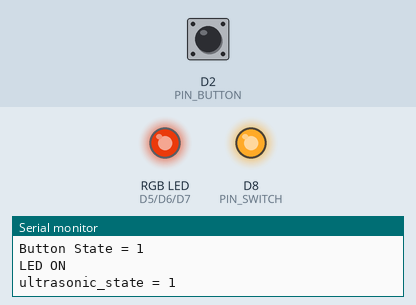
Recording of a sketch running on a simulated ESP8266 (NodeMCU). Parts: an RGB LED mixed from three pins (HIGH = lit), output pins drawn as LEDs (lit = HIGH), the last lines printed to the serial monitor. Dashed ring = blinking. The inputs (shaded band) are chosen by the test bench; at power-on: D2 (PIN_BUTTON) HIGH. Dim RGB values are drawn brighter than linear; random numbers use the default seed unless the sketch sets one.

Above: at 1.26 s.
1.3 s: D2 (PIN_BUTTON) pulled LOW for 0.15 s
At 2.0 s:
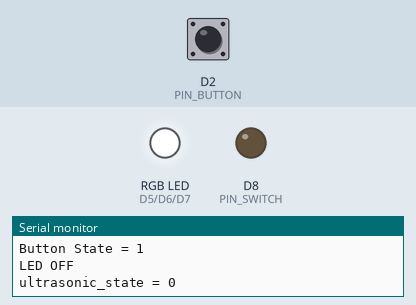
3.0 s: D2 (PIN_BUTTON) pulled LOW for 1 s
At 4.06 s:
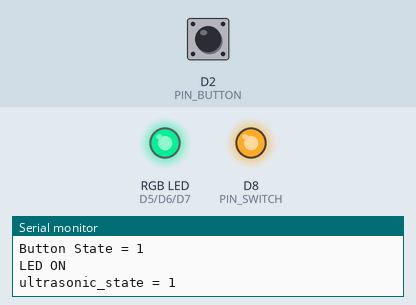
6.0 s: D2 (PIN_BUTTON) pulled LOW for 3.2 s
At 9.7 s:
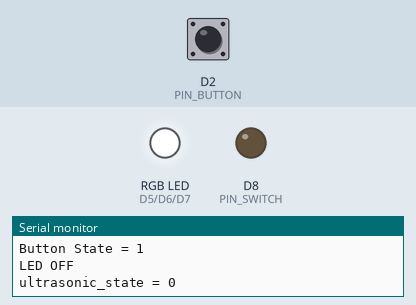
10.7 s: D2 (PIN_BUTTON) pulled LOW for 0.15 s
At 10.91 s:
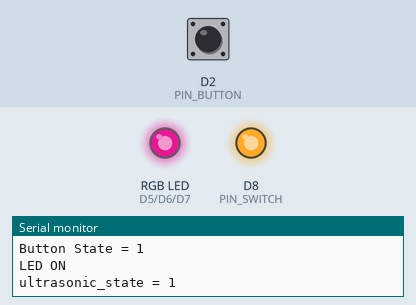
13.7 s: D2 (PIN_BUTTON) pulsed LOW 5 times (0.12 s each, 0.3 s apart)
At 14.38 s:
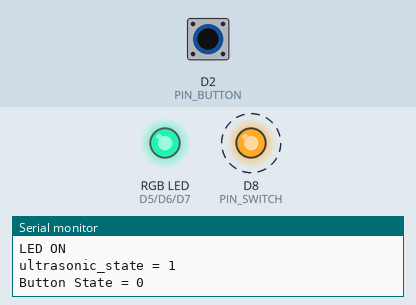
16.7 s: D2 (PIN_BUTTON) pulled LOW for 0.15 s
At 18.12 s:
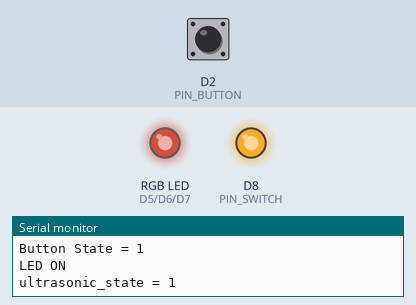
Timing chart, 0 to 23.2 s (numbered marks = the images above; inputs shaded):
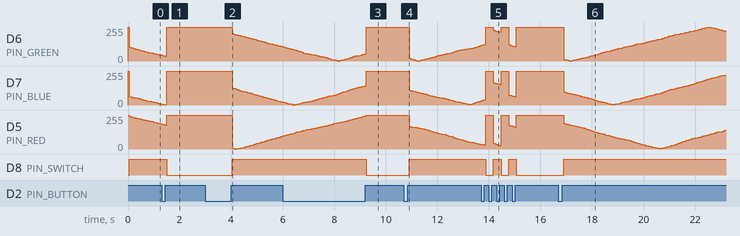

The sketch:

02_Button_LED_Hum.ino
```cpp
#include "config.h"
bool ultrasonic_state = false;
bool led_state = LED_OFF;
int buttonState;             // the current reading from the input pin
int lastButtonState = HIGH;   // the previous reading from the input pin
// the following variables are unsigned longs because the time, measured in
// milliseconds, will quickly become a bigger number than can be stored in an int.
unsigned long lastDebounceTime = 0;  // the last time the output pin was toggled
unsigned long debounceDelay = 50;    // the debounce time; increase if the output flickers
unsigned long ledChangeInterval = 50; // Interval for changing LED color
unsigned long ledLastTime;  // The last time LED color was changed
int r, g, b, rd, gd, bd;

void rgbInit()
{
  int x[3], y[3], i, j;
  for(i=0;i<3;i++) x[i] = random(i*85+1,(i+1)*85+1);
  for(i=0;i<3;i++) y[i] = 0;
  for(i=0;i<3;i++) {
    j = random(0,3);
    while(y[j]!=0) j = random(0,3);
    y[j] = x[i];
  }
  r = y[0];
  g = y[1];
  b = y[2];
  rd = gd = bd = -1;
  analogWrite(PIN_RED, r);
  analogWrite(PIN_GREEN, g);
  analogWrite(PIN_BLUE, b);
  ledLastTime = millis();
}

void rgbOff()
{
  digitalWrite(PIN_RED, LED_OFF);
  digitalWrite(PIN_GREEN, LED_OFF);
  digitalWrite(PIN_BLUE, LED_OFF);
}

void rgbNext()
{
  int step;
  step = random(1,5);
  if( (r+step*rd) > 255 || (r+step*rd) < 0 ) rd = rd * (-1);
  r = r+step*rd;
  step = random(1,5);
  if( (g+step*gd) > 255 || (g+step*gd) < 0 ) gd = gd * (-1);
  g = g+step*gd;
  step = random(1,5);
  if( (b+step*bd) > 255 || (b+step*bd) < 0 ) bd = bd * (-1);
  b = b+step*bd;
  analogWrite(PIN_RED, r);
  analogWrite(PIN_GREEN, g);
  analogWrite(PIN_BLUE, b);
  ledLastTime = millis();
}

void setup(void) {
  pinMode(PIN_RED, OUTPUT);
  pinMode(PIN_GREEN, OUTPUT);
  pinMode(PIN_BLUE, OUTPUT);
  pinMode(PIN_SWITCH, OUTPUT);
  pinMode(PIN_BUTTON, INPUT);
  digitalWrite(PIN_RED, LED_OFF);
  digitalWrite(PIN_GREEN, LED_OFF);
  digitalWrite(PIN_BLUE, LED_OFF);
  digitalWrite(PIN_SWITCH, LOW);
  Serial.begin(115200);
}

void loop(void) {
  /********************
   * Check Button
   ********************/
  // read the state of the switch into a local variable:
  int reading = digitalRead(PIN_BUTTON);

  // check to see if you just pressed the button
  // (i.e. the input went from LOW to HIGH), and you've waited long enough
  // since the last press to ignore any noise:

  // If the switch changed, due to noise or pressing:
  if (reading != lastButtonState) {
    // reset the debouncing timer
    lastDebounceTime = millis();
  }

  if ((millis() - lastDebounceTime) > debounceDelay) {
    // whatever the reading is at, it's been there for longer than the debounce
    // delay, so take it as the actual current state:

    // if the button state has changed:
    if (reading != buttonState) {
      buttonState = reading;
      Serial.print("Button State = ");
      Serial.println(buttonState);
      // only toggle the LED if the new button state is HIGH
      if (buttonState == HIGH) {
        led_state = !led_state;
        // Set LED State
        if(led_state == LED_ON) {
          rgbInit();
          Serial.println("LED ON");
        }
        else {
          rgbOff();
          Serial.println("LED OFF");
        }
        ultrasonic_state = !ultrasonic_state;
        // Set Ultrasonic switch
        digitalWrite(PIN_SWITCH, ultrasonic_state);
        Serial.print("ultrasonic_state = ");
        Serial.println(ultrasonic_state);
      }
    }
  }
  // save the reading. Next time through the loop, it'll be the lastButtonState:
  lastButtonState = reading;

  // Change LED color
  if(led_state == LED_ON) {
    unsigned long current;
    current = millis();
    if(current - ledLastTime >= ledChangeInterval) rgbNext();
  }
}
```

config.h
```cpp
#define LED_ON  false // for common anode LED
#define LED_OFF true  // for common anode LED
#define PIN_BUTTON  D2
#define PIN_SWITCH  D8
#define PIN_RED     D5
#define PIN_GREEN   D6
#define PIN_BLUE    D7
#define STASSID "Your SSID"  /* 無線網路名稱 */
#define STAPSK  "Your Password" /* 無線網路密碼 */
#define WEB_TITLE "香氛精油噴霧器"
#define HOSTNAME "ghliaw123"
```

Measured:
- after the input at 1.3 s, D8 (PIN_SWITCH): HIGH → LOW after 0.20 s
- after the input at 3.0 s, D6 (PIN_GREEN): moves from 255/255 to 109/255 over 1.9 s, starting after 1.1 s; D7 (PIN_BLUE): moves from 255/255 to 24/255 over 1.9 s, starting after 1.1 s; D8 (PIN_SWITCH): LOW → HIGH after 1.1 s
- after the input at 6.0 s, D8 (PIN_SWITCH): HIGH → LOW after 3.3 s
- after the input at 10.7 s, D5 (PIN_RED): moves from 255/255 to 36/255 over 2.8 s, starting after 0.20 s; D8 (PIN_SWITCH): LOW → HIGH after 0.20 s
- after the input at 13.7 s, D8 (PIN_SWITCH): alternates HIGH for 0.30 s and LOW for 0.30 s, 5 changes in all, then stays LOW, starting after 0.17 s
- after the input at 16.7 s, D8 (PIN_SWITCH): LOW → HIGH after 0.20 s
